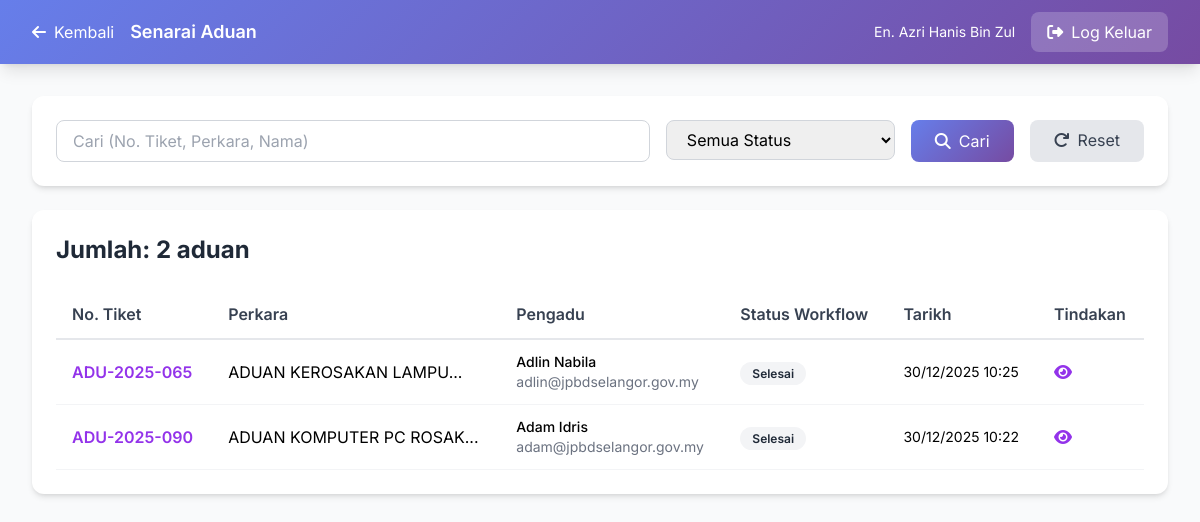
The app's page /admin/unit-aduan-dalaman/complaints.php (signed in), older data.
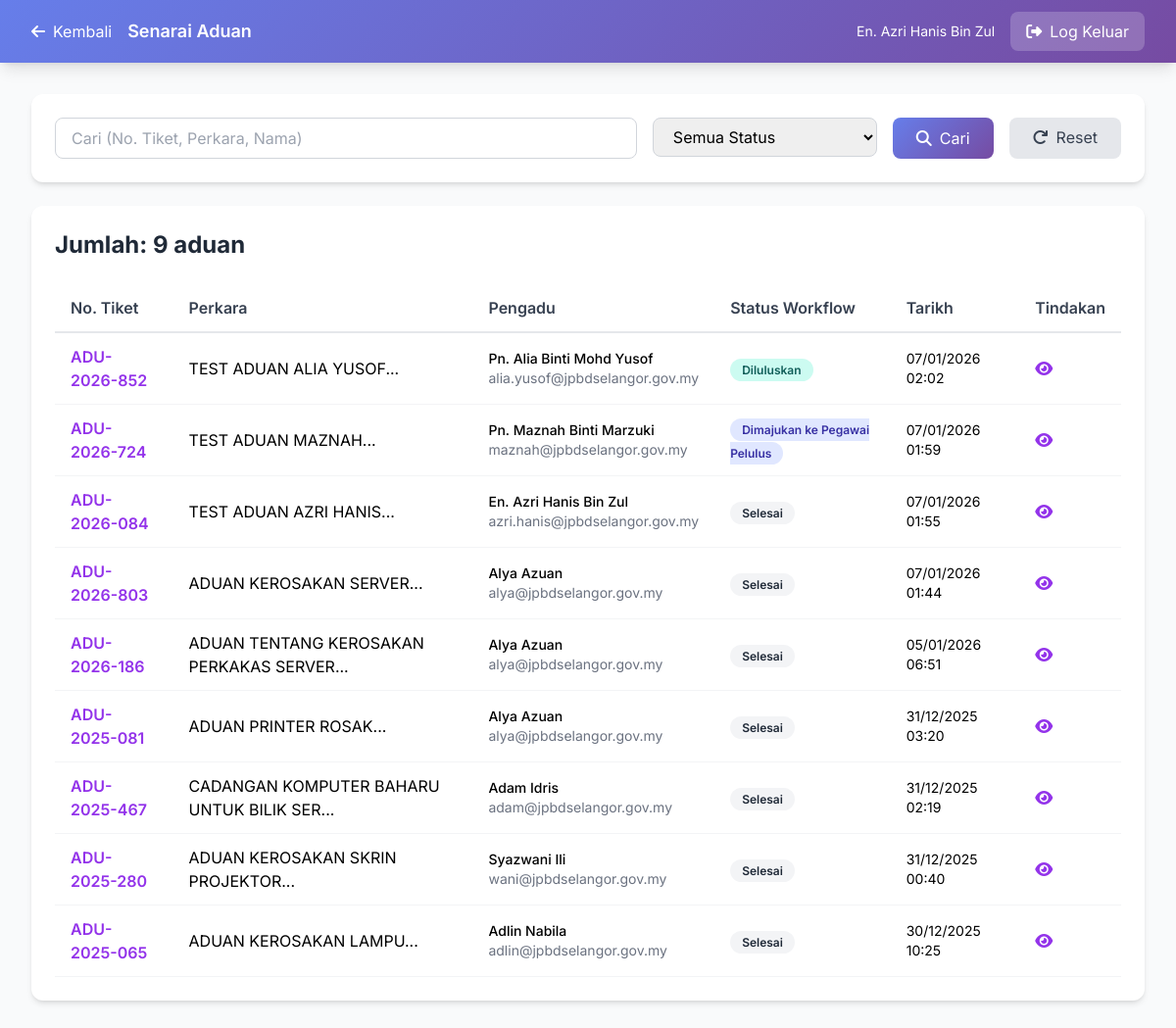
The same page, newer data.
### tables this page shows
CREATE TABLE `complaints` (
  `id` int NOT NULL,
  `ticket_number` varchar(50) NOT NULL,
  `jenis` enum('aduan','cadangan') NOT NULL,
  `perkara` varchar(500) NOT NULL,
  `keterangan` text NOT NULL,
  `user_id` int DEFAULT NULL,
  `nama_pengadu` varchar(255) NOT NULL,
  `alamat` text,
  `no_telefon` varchar(50) DEFAULT NULL,
  `poskod` varchar(10) DEFAULT NULL,
  `jawatan` varchar(255) DEFAULT NULL,
  `bahagian` varchar(255) DEFAULT NULL,
  `tingkat` varchar(50) DEFAULT NULL,
  `email` varchar(255) NOT NULL,
  `no_sambungan` varchar(50) DEFAULT NULL,
  `jenis_aset` varchar(100) DEFAULT NULL,
  `no_pendaftaran_aset` varchar(100) DEFAULT NULL,
  `pengguna_akhir` varchar(255) DEFAULT NULL,
  `tarikh_kerosakan` date DEFAULT NULL,
  `perihal_kerosakan` varchar(255) DEFAULT NULL,
  `perihal_kerosakan_value` varchar(100) DEFAULT NULL,
  `officer_id` int DEFAULT NULL,
  `pegawai_penerima` varchar(255) DEFAULT NULL,
  `status` enum('pending','dalam_pemeriksaan','sedang_dibaiki','selesai','dibatalkan') DEFAULT 'pending',
  `workflow_status` enum('baru','disahkan_unit_aduan','dimajukan_unit_aset','dalam_semakan_unit_aset','dimajukan_pegawai_pelulus','diluluskan','ditolak','dimajukan_unit_it','selesai') DEFAULT 'baru',
  `unit_aduan_verified_by` int DEFAULT NULL,
  `priority` enum('rendah','sederhana','tinggi','kritikal') DEFAULT 'sederhana',
  `progress` int DEFAULT '0',
  `rating` enum('cemerlang','baik','memuaskan','tidak_memuaskan') DEFAULT NULL,
  `feedback_comment` text,
  `created_at` timestamp NOT NULL DEFAULT CURRENT_TIMESTAMP,
  `updated_at` timestamp NOT NULL DEFAULT CURRENT_TIMESTAMP ON UPDATE CURRENT_TIMESTAMP,
  `completed_at` timestamp NULL DEFAULT NULL,
  `unit_aduan_verified_at` datetime DEFAULT NULL,
  `dimajukan_ke` int DEFAULT NULL COMMENT 'Unit Aset Officer ID',
  `tindakan_susulan` text,
  `tindakan_kesimpulan` text,
  `unit_aset_officer_id` int DEFAULT NULL,
  `unit_aset_reviewed_at` datetime DEFAULT NULL,
  `pegawai_pelulus_id` int DEFAULT NULL,
  `pegawai_pelulus_reviewed_at` datetime DEFAULT NULL,
  `pegawai_pelulus_status` enum('diluluskan','ditolak','pending') DEFAULT 'pending',
  `unit_aset_processed_by` int DEFAULT NULL COMMENT 'User ID who processed in Unit Aset',
  `unit_aset_processed_at` datetime DEFAULT NULL COMMENT 'When Unit Aset processed',
  `approval_officer_id` int DEFAULT NULL COMMENT 'Approval officer for this complaint',
  `unit_it_officer_id` int DEFAULT NULL COMMENT 'Unit IT officer assigned to execute the work',
  `unit_it_assigned_at` datetime DEFAULT NULL COMMENT 'When Unit IT was assigned',
  `unit_it_completed_by` int DEFAULT NULL COMMENT 'User ID who completed in Unit IT',
  `unit_it_completed_at` datetime DEFAULT NULL COMMENT 'When Unit IT completed the work'
);

### admin/unit-aduan-dalaman/complaints.php (the view, shortened to what the changed rows need)
<?php
$db = getDB();
$sql = "
    SELECT c.*,
           u.nama_penuh as verified_by_name,
           uao.nama as dimajukan_ke_nama
    FROM complaints c
    LEFT JOIN users u ON c.unit_aduan_verified_by = u.id
    LEFT JOIN unit_aset_officers uao ON c.dimajukan_ke = uao.id
    WHERE 1=1
";
$params = [];
$sql .= " ORDER BY c.created_at DESC";
$stmt = $db->prepare($sql);
$stmt->execute($params);
$complaints = $stmt->fetchAll();
?>
<!DOCTYPE html>
<html lang="ms">
<head>
    <script src="https://cdn.tailwindcss.com"></script>
    <link href="https://cdnjs.cloudflare.com/ajax/libs/font-awesome/6.4.0/css/all.min.css" rel="stylesheet">
</head>
<body class="bg-gray-50">
    <div class="max-w-7xl mx-auto px-4 sm:px-6 lg:px-8 py-8">
        <div class="bg-white rounded-xl shadow-md p-6">
            <h2 class="text-2xl font-bold text-gray-800 mb-6">
                Jumlah: <?php echo count($complaints); ?> aduan
            </h2>
            <div class="overflow-x-auto">
                <table class="w-full">
                    <thead>
                        <tr class="border-b-2 border-gray-200">
                            <th class="text-left py-3 px-4 font-semibold text-gray-700">No. Tiket</th>
                            <th class="text-left py-3 px-4 font-semibold text-gray-700">Perkara</th>
                            <th class="text-left py-3 px-4 font-semibold text-gray-700">Pengadu</th>
                            <th class="text-left py-3 px-4 font-semibold text-gray-700">Status Workflow</th>
                            <th class="text-left py-3 px-4 font-semibold text-gray-700">Tarikh</th>
                            <th class="text-left py-3 px-4 font-semibold text-gray-700">Tindakan</th>
                        </tr>
                    </thead>
                    <tbody>
                        <?php if (empty($complaints)): ?>
                        <tr>
                            <td colspan="6" class="text-center py-8 text-gray-500">
                                <i class="fas fa-inbox text-4xl mb-2"></i>
                                <p>Tiada aduan dijumpai</p>
                            </td>
                        </tr>
                        <?php else: ?>
                            <?php foreach ($complaints as $complaint): ?>
                            <tr class="border-b border-gray-100 hover:bg-gray-50">
                                <td class="py-3 px-4">
                                    <span class="font-semibold text-purple-600"><?php echo htmlspecialchars($complaint['ticket_number']); ?></span>
                                </td>
                                <td class="py-3 px-4"><?php echo htmlspecialchars(substr($complaint['perkara'], 0, 40)); ?>...</td>
                                <td class="py-3 px-4">
                                    <div class="text-sm">
                                        <div class="font-medium"><?php echo htmlspecialchars($complaint['nama_pengadu']); ?></div>
                                        <div class="text-gray-500"><?php echo htmlspecialchars($complaint['email']); ?></div>
                                    </div>
                                </td>
                                <td class="py-3 px-4">
                                    <?php
                                    $workflow_colors = [
                                        'baru' => 'bg-yellow-100 text-yellow-800',
                                        'disahkan_unit_aduan' => 'bg-green-100 text-green-800',
                                        'dimajukan_unit_aset' => 'bg-purple-100 text-purple-800',
                                        'dalam_semakan_unit_aset' => 'bg-blue-100 text-blue-800',
                                        'dimajukan_pegawai_pelulus' => 'bg-indigo-100 text-indigo-800',
                                        'diluluskan' => 'bg-teal-100 text-teal-800',
                                        'ditolak' => 'bg-red-100 text-red-800',
                                        'selesai' => 'bg-gray-100 text-gray-800'
                                    ];
                                    $workflow_labels = [
                                        'baru' => 'Baru',
                                        'disahkan_unit_aduan' => 'Disahkan Unit Aduan',
                                        'dimajukan_unit_aset' => 'Dimajukan ke Unit Aset',
                                        'dalam_semakan_unit_aset' => 'Dalam Semakan Unit Aset',
                                        'dimajukan_pegawai_pelulus' => 'Dimajukan ke Pegawai Pelulus',
                                        'diluluskan' => 'Diluluskan',
                                        'ditolak' => 'Ditolak',
                                        'selesai' => 'Selesai'
                                    ];
                                    $color = $workflow_colors[$complaint['workflow_status']] ?? 'bg-gray-100 text-gray-800';
                                    $label = $workflow_labels[$complaint['workflow_status']] ?? $complaint['workflow_status'];
                                    ?>
                                    <span class="px-3 py-1 rounded-full text-xs font-semibold <?php echo $color; ?>">
                                        <?php echo $label; ?>
                                    </span>
                                </td>
                                <td class="py-3 px-4 text-sm"><?php echo date('d/m/Y H:i', strtotime($complaint['created_at'])); ?></td>
                                <td class="py-3 px-4">
                                    <a href="view_complaint.php?id=<?php echo $complaint['id']; ?>"
                                       class="text-purple-600 hover:text-purple-800 mr-3" title="Lihat & Proses">
                                        <i class="fas fa-eye"></i>
                                    </a>
                                </td>
                            </tr>
                            <?php endforeach; ?>
                        <?php endif; ?>
                    </tbody>
                </table>
            </div>
        </div>
    </div>
</body>
</html>

Row changes from the older to the newer data that the page shows:
removed complaints: ticket_number "ADU-2025-090", perkara "ADUAN KOMPUTER PC ROSAK", nama_pengadu "Adam Idris", email "adam@jpbdselangor.gov.my", workflow_status "Selesai", created_at "30/12/2025 10:22"
added complaints: ticket_number "ADU-2026-852", perkara "TEST ADUAN ALIA YUSOF", nama_pengadu "Pn. Alia Binti Mohd Yusof", email "alia.yusof@jpbdselangor.gov.my", workflow_status "Diluluskan", created_at "07/01/2026 02:02"
added complaints: ticket_number "ADU-2026-724", perkara "TEST ADUAN MAZNAH", nama_pengadu "Pn. Maznah Binti Marzuki", email "maznah@jpbdselangor.gov.my", workflow_status "Dimajukan ke Pegawai Pelulus", created_at "07/01/2026 01:59"
added complaints: ticket_number "ADU-2026-084", perkara "TEST ADUAN AZRI HANIS", nama_pengadu "En. Azri Hanis Bin Zul", email "azri.hanis@jpbdselangor.gov.my", workflow_status "Selesai", created_at "07/01/2026 01:55"
added complaints: ticket_number "ADU-2026-803", perkara "ADUAN KEROSAKAN SERVER", nama_pengadu "Alya Azuan", email "alya@jpbdselangor.gov.my", workflow_status "Selesai", created_at "07/01/2026 01:44"
added complaints: ticket_number "ADU-2026-186", perkara "ADUAN TENTANG KEROSAKAN PERKAKAS SERVER", nama_pengadu "Alya Azuan", email "alya@jpbdselangor.gov.my", workflow_status "Selesai", created_at "05/01/2026 06:51"
added complaints: ticket_number "ADU-2025-081", perkara "ADUAN PRINTER ROSAK", nama_pengadu "Alya Azuan", email "alya@jpbdselangor.gov.my", workflow_status "Selesai", created_at "31/12/2025 03:20"
added complaints: ticket_number "ADU-2025-467", perkara "CADANGAN KOMPUTER BAHARU UNTUK BILIK SER", nama_pengadu "Adam Idris", email "adam@jpbdselangor.gov.my", workflow_status "Selesai", created_at "31/12/2025 02:19"
added complaints: ticket_number "ADU-2025-280", perkara "ADUAN KEROSAKAN SKRIN PROJEKTOR", nama_pengadu "Syazwani Ili", email "wani@jpbdselangor.gov.my", workflow_status "Selesai", created_at "31/12/2025 00:40"
Text that changed along with them:
count($complaints): "2" → "9"
